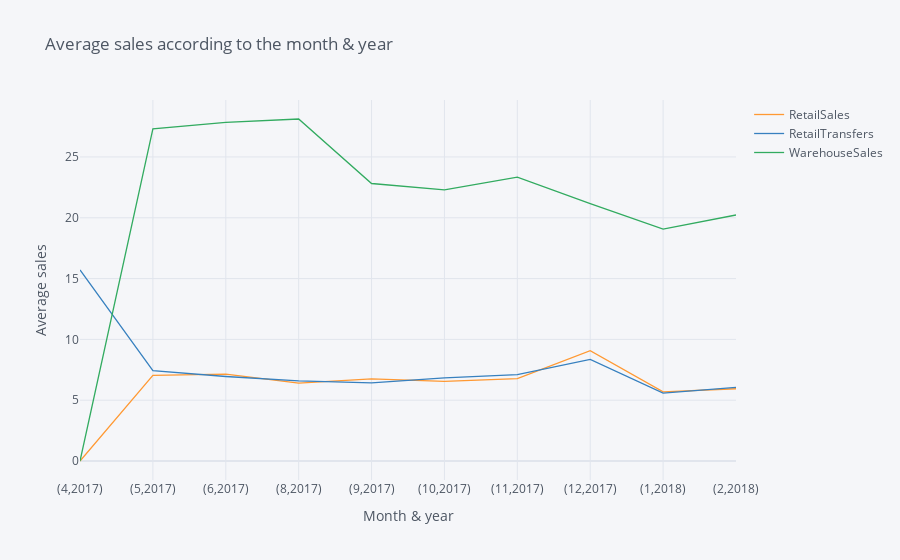

The cell this chart's notebook holds for it:
### Code cell
multichart.iplot(kind='line',
                      x=['Month','Year'],
                      xTitle='Month & year',
                      yTitle='Average sales',
                      title='Average sales according to the month & year')

### Figure 1 — Plotly figure (JSON) as saved in the notebook; plotly's stock layout.template omitted (floating-point values rounded to 4 significant figures)
{"data": [{"line": {"color": "rgba(255, 153, 51, 1.0)", "dash": "solid", "shape": "linear", "width": 1.3}, "mode": "lines", "name": "RetailSales", "text": "", "type": "scatter", "x": ["(4,2017)", "(5,2017)", "(6,2017)", "(8,2017)", "(9,2017)", "(10,2017)", "(11,2017)", "(12,2017)", "(1,2018)", "(2,2018)"], "y": [0, 7.039, 7.144, 6.41, 6.757, 6.549, 6.765, 9.078, 5.679, 5.939]}, {"line": {"color": "rgba(55, 128, 191, 1.0)", "dash": "solid", "shape": "linear", "width": 1.3}, "mode": "lines", "name": "RetailTransfers", "text": "", "type": "scatter", "x": ["(4,2017)", "(5,2017)", "(6,2017)", "(8,2017)", "(9,2017)", "(10,2017)", "(11,2017)", "(12,2017)", "(1,2018)", "(2,2018)"], "y": [15.71, 7.422, 6.95, 6.585, 6.42, 6.828, 7.104, 8.354, 5.575, 6.05]}, {"line": {"color": "rgba(50, 171, 96, 1.0)", "dash": "solid", "shape": "linear", "width": 1.3}, "mode": "lines", "name": "WarehouseSales", "text": "", "type": "scatter", "x": ["(4,2017)", "(5,2017)", "(6,2017)", "(8,2017)", "(9,2017)", "(10,2017)", "(11,2017)", "(12,2017)", "(1,2018)", "(2,2018)"], "y": [0, 27.31, 27.84, 28.12, 22.82, 22.29, 23.35, 21.17, 19.07, 20.23]}], "layout": {"legend": {"bgcolor": "#F5F6F9", "font": {"color": "#4D5663"}}, "paper_bgcolor": "#F5F6F9", "plot_bgcolor": "#F5F6F9", "title": {"font": {"color": "#4D5663"}, "text": "Average sales according to the month & year"}, "xaxis": {"gridcolor": "#E1E5ED", "showgrid": true, "tickfont": {"color": "#4D5663"}, "title": {"font": {"color": "#4D5663"}, "text": "Month & year"}, "zerolinecolor": "#E1E5ED"}, "yaxis": {"gridcolor": "#E1E5ED", "showgrid": true, "tickfont": {"color": "#4D5663"}, "title": {"font": {"color": "#4D5663"}, "text": "Average sales"}, "zerolinecolor": "#E1E5ED"}}}
